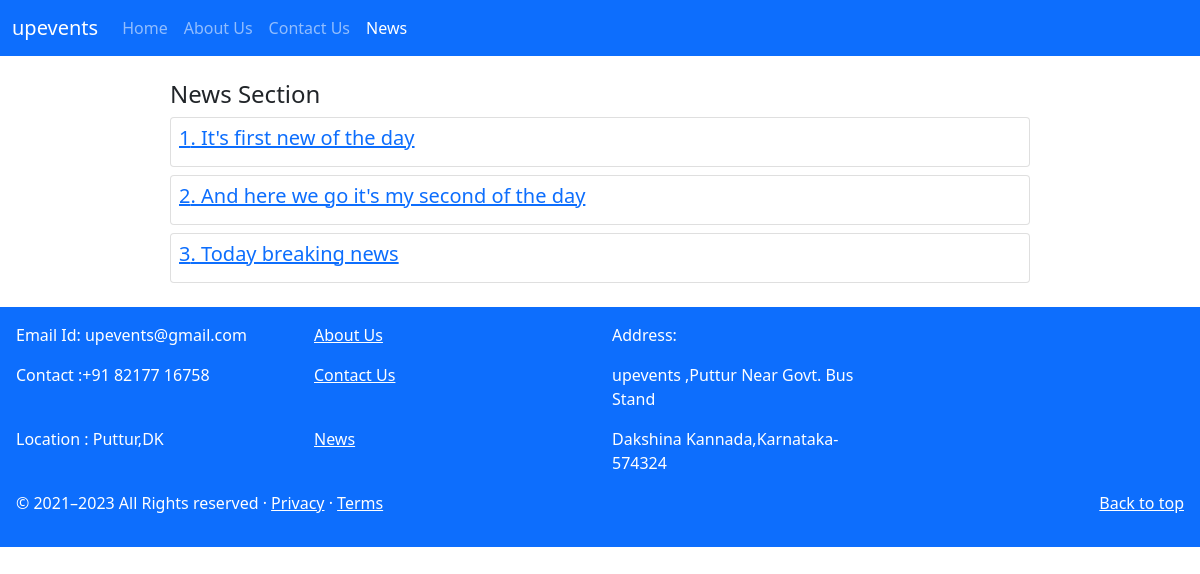
Page /newslist/ on the committed database.
### organiser/models.py (models this page shows, shortened)
class News(models.Model):
    news_id = models.AutoField(primary_key=True)
    news_title = models.CharField(max_length=50)
    pub_date = models.DateField()
    image = models.ImageField(upload_to='organiser/images', default="")
    desc = models.TextField(max_length=5000, default="" )

### upevent/views.py (the view)
# urls.py: path('newslist/',views.newslist,name='newslist'),
def newslist(request):
    news_obj=News.objects.all
    return render(request,'upevents/newslist.html',{'news_obj':news_obj})

### upevent/templates/upevents/newslist.html (shortened to what this page needs)
{% extends 'user/basic.html' %}
 {% block newsactive %} active {% endblock newsactive %}
 {% block body %}
 <div class="container m-4 mx-auto">
    <h4 class="mt-4 px-2">News Section</h4>
     {% for news in news_obj %}
     <div class="card p-2 m-2">
       <h5><a href="/news/{{news.news_id}}">{{news.news_id}}. {{news.news_title}}</a></h5>
     </div>
     {% endfor %}
    </div>
 {% endblock body %}

### user/static/user/css/customcss.css (style rules this page uses)
.container { max-width: 900px; margin: 0 auto; }

### rows in the picture
News: news_id "1", news_title "It's first new of the day"
News: news_id "2", news_title "And here we go it's my second of the day"
News: news_id "3", news_title "Today breaking news"
